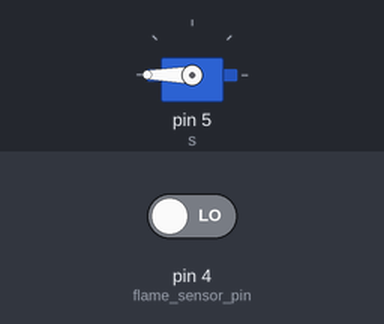
A sketch run on a simulated Arduino Uno, built with avr-gcc and run on an emulated ATmega328P. Parts: servo. The inputs (shaded band) are chosen by the test bench; at power-on: pin 4 (flame_sensor_pin) LOW. What the sketch prints to the serial monitor is not drawn.

Above: at 1.2 s.
1.3 s: pin 4 (flame_sensor_pin) driven HIGH
At 3.0 s:
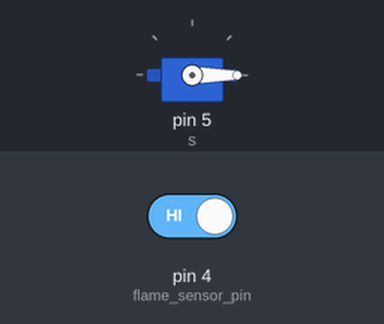
3.3 s: pin 4 (flame_sensor_pin) driven LOW
At 4.3 s:
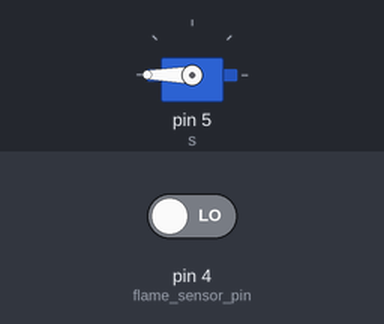
Timing chart, 0 to 6.3 s (numbered marks = the images above; inputs shaded):
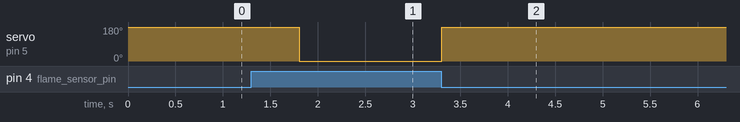

Measured:
- after the input at 1.3 s, servo on pin 5 (s): 180° → 0° after 0.51 s
- after the input at 3.3 s, servo on pin 5 (s): 0° → 180° at once

The sketch:

Flama_Servo.ino
```cpp
#include <Servo.h>

Servo s;
int flame_sensor_pin=4;
int fuego=LOW;

void setup() {
  Serial.begin(9600);
  pinMode(flame_sensor_pin,INPUT);
  s.attach(5);
}

void loop() {
  fuego = digitalRead(flame_sensor_pin);
  Serial.println(fuego);
  if (fuego == HIGH)
  {
    delay(500);
    s.write(0);
  }
  else
  {
    s.write(180);
  }
}
```
